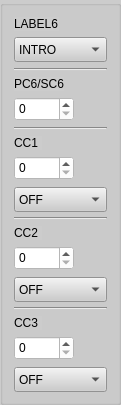
     <widget class="QGroupBox" name="columnbox6">
      <property name="geometry">
       <rect>
        <x>600</x>
        <y>60</y>
        <width>121</width>
        <height>381</height>
       </rect>
      </property>
      <property name="styleSheet">
       <string notr="true">background-color: rgb(204, 204, 204);</string>
      </property>
      <layout class="QVBoxLayout" name="verticalLayout_10">
       <item>
        <widget class="QLabel" name="label_BankPC1_6">
         <property name="sizePolicy">
          <sizepolicy hsizetype="Fixed" vsizetype="Preferred">
           <horstretch>0</horstretch>
           <verstretch>0</verstretch>
          </sizepolicy>
         </property>
         <property name="maximumSize">
          <size>
           <width>16777215</width>
           <height>30</height>
          </size>
         </property>
         <property name="text">
          <string>LABEL6</string>
         </property>
        </widget>
       </item>
       <item>
        <widget class="QComboBox" name="presetLabel1_6">
         <property name="minimumSize">
          <size>
           <width>0</width>
           <height>25</height>
          </size>
         </property>
         <property name="styleSheet">
          <string notr="true">background-color: rgb(204, 204, 204);</string>
         </property>
         <item>
          <property name="text">
           <string>INTRO</string>
          </property>
         </item>
         <item>
          <property name="text">
           <string>VERSE</string>
          </property>
         </item>
         <item>
          <property name="text">
           <string>CHORUS</string>
          </property>
         </item>
         <item>
          <property name="text">
           <string>SOLO</string>
          </property>
         </item>
         <item>
          <property name="text">
           <string>OUTRO</string>
          </property>
         </item>
         <item>
          <property name="text">
           <string>BRIDGE</string>
          </property>
         </item>
        </widget>
       </item>
       <item>
        <widget class="Line" name="line_7">
         <property name="orientation">
          <enum>Qt::Horizontal</enum>
         </property>
        </widget>
       </item>
       <item>
        <widget class="QLabel" name="label_PC1_6">
         <property name="sizePolicy">
          <sizepolicy hsizetype="Fixed" vsizetype="Preferred">
           <horstretch>0</horstretch>
           <verstretch>0</verstretch>
          </sizepolicy>
         </property>
         <property name="maximumSize">
          <size>
           <width>16777215</width>
           <height>30</height>
          </size>
         </property>
         <property name="text">
          <string>PC6/SC6</string>
         </property>
        </widget>
       </item>
       <item>
        <widget class="QSpinBox" name="spinBox_PC1_6">
         <property name="sizePolicy">
          <sizepolicy hsizetype="Fixed" vsizetype="Fixed">
           <horstretch>0</horstretch>
           <verstretch>0</verstretch>
          </sizepolicy>
         </property>
         <property name="minimumSize">
          <size>
           <width>60</width>
           <height>24</height>
          </size>
         </property>
         <property name="maximumSize">
          <size>
           <width>60</width>
           <height>16777215</height>
          </size>
         </property>
         <property name="styleSheet">
          <string notr="true">background-color: rgb(255, 255, 255);</string>
         </property>
         <property name="accelerated">
          <bool>true</bool>
         </property>
         <property name="maximum">
          <number>127</number>
         </property>
        </widget>
       </item>
       <item>
        <widget class="Line" name="line_17">
         <property name="orientation">
          <enum>Qt::Horizontal</enum>
         </property>
        </widget>
       </item>
       <item>
        <widget class="QLabel" name="label_CC1_6">
         <property name="sizePolicy">
          <sizepolicy hsizetype="Fixed" vsizetype="Preferred">
           <horstretch>0</horstretch>
           <verstretch>0</verstretch>
          </sizepolicy>
         </property>
         <property name="maximumSize">
          <size>
           <width>16777215</width>
           <height>30</height>
          </size>
         </property>
         <property name="text">
          <string>CC1 </string>
         </property>
        </widget>
       </item>
       <item>
        <widget class="QSpinBox" name="spinBox_CC1_6">
         <property name="sizePolicy">
          <sizepolicy hsizetype="Fixed" vsizetype="Fixed">
           <horstretch>0</horstretch>
           <verstretch>0</verstretch>
          </sizepolicy>
         </property>
         <property name="minimumSize">
          <size>
           <width>60</width>
           <height>24</height>
          </size>
         </property>
         <property name="maximumSize">
          <size>
           <width>60</width>
           <height>16777215</height>
          </size>
         </property>
         <property name="styleSheet">
          <string notr="true">background-color: rgb(255, 255, 255);</string>
         </property>
         <property name="accelerated">
          <bool>true</bool>
         </property>
         <property name="maximum">
          <number>127</number>
         </property>
        </widget>
       </item>
       <item>
        <widget class="QComboBox" name="onoff1_6">
         <property name="minimumSize">
          <size>
           <width>0</width>
           <height>25</height>
          </size>
         </property>
         <property name="maximumSize">
          <size>
           <width>16777215</width>
           <height>22</height>
          </size>
         </property>
         <property name="styleSheet">
          <string notr="true">background-color: rgb(204, 204, 204);</string>
         </property>
         <item>
          <property name="text">
           <string>OFF</string>
          </property>
         </item>
         <item>
          <property name="text">
           <string>ON</string>
          </property>
         </item>
        </widget>
       </item>
       <item>
        <widget class="Line" name="line_44">
         <property name="orientation">
          <enum>Qt::Horizontal</enum>
         </property>
        </widget>
       </item>
       <item>
        <widget class="QLabel" name="label_CC2_6">
         <property name="sizePolicy">
          <sizepolicy hsizetype="Fixed" vsizetype="Preferred">
           <horstretch>0</horstretch>
           <verstretch>0</verstretch>
          </sizepolicy>
         </property>
         <property name="maximumSize">
          <size>
           <width>16777215</width>
           <height>30</height>
          </size>
         </property>
         <property name="text">
          <string>CC2 </string>
         </property>
        </widget>
       </item>
       <item>
        <widget class="QSpinBox" name="spinBox_CC2_6">
         <property name="sizePolicy">
          <sizepolicy hsizetype="Fixed" vsizetype="Fixed">
           <horstretch>0</horstretch>
           <verstretch>0</verstretch>
          </sizepolicy>
         </property>
         <property name="minimumSize">
          <size>
           <width>60</width>
           <height>24</height>
          </size>
         </property>
         <property name="maximumSize">
          <size>
           <width>60</width>
           <height>16777215</height>
          </size>
         </property>
         <property name="styleSheet">
          <string notr="true">background-color: rgb(255, 255, 255);</string>
         </property>
         <property name="accelerated">
          <bool>true</bool>
         </property>
         <property name="maximum">
          <number>127</number>
         </property>
        </widget>
       </item>
       <item>
        <widget class="QComboBox" name="onoff2_6">
         <property name="minimumSize">
          <size>
           <width>0</width>
           <height>25</height>
          </size>
         </property>
         <property name="maximumSize">
          <size>
           <width>16777215</width>
           <height>22</height>
          </size>
         </property>
         <property name="styleSheet">
          <string notr="true">background-color: rgb(204, 204, 204);</string>
         </property>
         <item>
          <property name="text">
           <string>OFF</string>
          </property>
         </item>
         <item>
          <property name="text">
           <string>ON</string>
          </property>
         </item>
        </widget>
       </item>
       <item>
        <widget class="Line" name="line_35">
         <property name="orientation">
          <enum>Qt::Horizontal</enum>
         </property>
        </widget>
       </item>
       <item>
        <widget class="QLabel" name="label_CC3_6">
         <property name="sizePolicy">
          <sizepolicy hsizetype="Fixed" vsizetype="Preferred">
           <horstretch>0</horstretch>
           <verstretch>0</verstretch>
          </sizepolicy>
         </property>
         <property name="maximumSize">
          <size>
           <width>16777215</width>
           <height>30</height>
          </size>
         </property>
         <property name="text">
          <string>CC3 </string>
         </property>
        </widget>
       </item>
       <item>
        <widget class="QSpinBox" name="spinBox_CC3_6">
         <property name="sizePolicy">
          <sizepolicy hsizetype="Fixed" vsizetype="Fixed">
           <horstretch>0</horstretch>
           <verstretch>0</verstretch>
          </sizepolicy>
         </property>
         <property name="minimumSize">
          <size>
           <width>60</width>
           <height>24</height>
          </size>
         </property>
         <property name="maximumSize">
          <size>
           <width>60</width>
           <height>16777215</height>
          </size>
         </property>
         <property name="styleSheet">
          <string notr="true">background-color: rgb(255, 255, 255);</string>
         </property>
         <property name="accelerated">
          <bool>true</bool>
         </property>
         <property name="maximum">
          <number>127</number>
         </property>
        </widget>
       </item>
       <item>
        <widget class="QComboBox" name="onoff3_6">
         <property name="minimumSize">
          <size>
           <width>0</width>
           <height>25</height>
          </size>
         </property>
         <property name="maximumSize">
          <size>
           <width>16777215</width>
           <height>22</height>
          </size>
         </property>
         <property name="styleSheet">
          <string notr="true">background-color: rgb(204, 204, 204);</string>
         </property>
         <item>
          <property name="text">
           <string>OFF</string>
          </property>
         </item>
         <item>
          <property name="text">
           <string>ON</string>
          </property>
         </item>
        </widget>
       </item>
      </layout>
     </widget>
